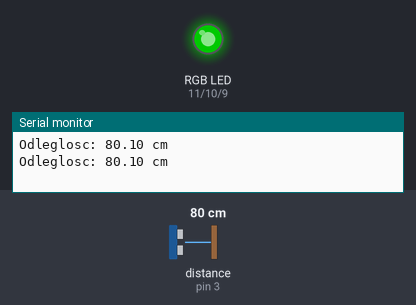
A sketch run on a simulated Arduino Uno, built with avr-gcc and run on an emulated ATmega328P. Shown: an RGB LED mixed from three pins (HIGH = lit), the last lines printed to the serial monitor. Wiring (inferred from the names in the program): ultrasonic range finder: trigger pin 2; echo pin 3. The inputs (shaded band) are chosen by the test bench; at power-on: distance to the obstacle (sensor on pin 3) 80 cm. The echo pulse lasts 58.3 µs per cm; dim RGB values are drawn brighter than linear; pins used as bus, display or sensor lines are not drawn.

Above: at 1.8 s.
1.9 s: distance to the obstacle (sensor on pin 3) set to 2 cm
At 2.7 s:
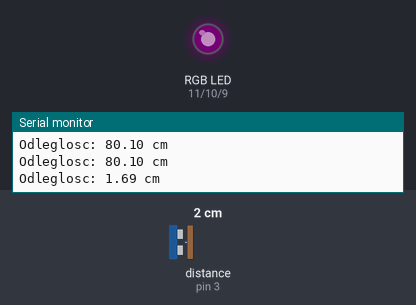
3.5 s: distance to the obstacle (sensor on pin 3) set to 35 cm
At 4.4 s:
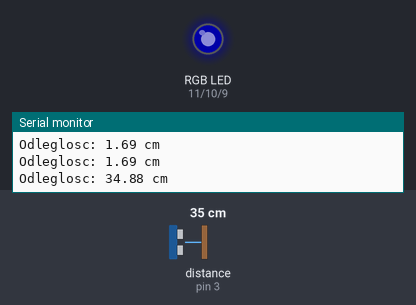
5.5 s: distance to the obstacle (sensor on pin 3) set to 60 cm
At 7.2 s:
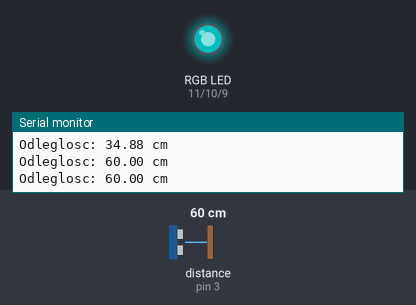
7.5 s: distance to the obstacle (sensor on pin 3) set to 120 cm
At 9.2 s:
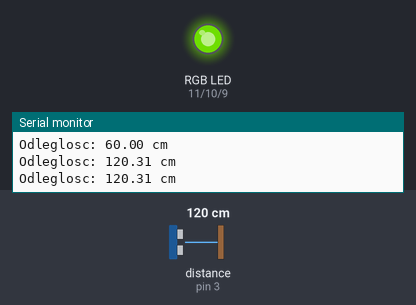
9.5 s: distance to the obstacle (sensor on pin 3) set to 250 cm
At 10.6 s:
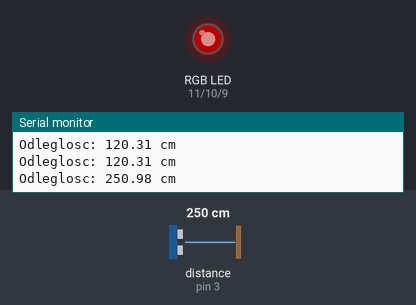
13.5 s: distance to the obstacle (sensor on pin 3) set to 299 cm
At 14.8 s:
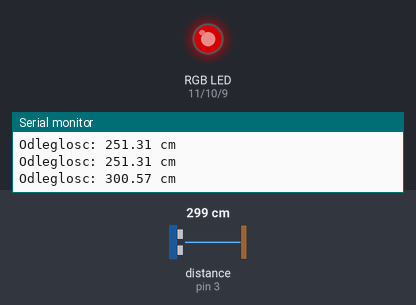
Timing chart, 0 to 16.5 s (numbered marks = the images above; inputs shaded):
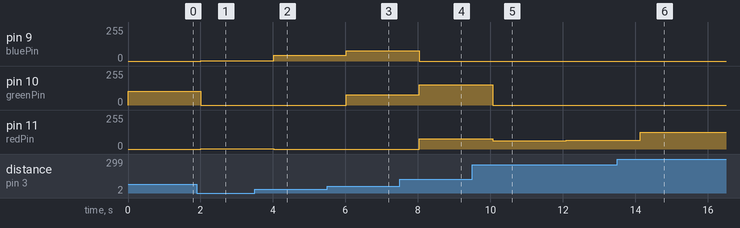

The sketch:

code.ino
```cpp
const int trigPin = 2;
const int echoPin = 3;

const int redPin = 11;
const int greenPin = 10;
const int bluePin = 9;

void setup() {
  pinMode(trigPin, OUTPUT);
  pinMode(echoPin, INPUT);
  pinMode(redPin, OUTPUT);
  pinMode(greenPin, OUTPUT);
  pinMode(bluePin, OUTPUT);
  Serial.begin(9600);
}

void loop() {
  for(int i = 0; i < 10; i++) {
    float distance = measureDistance();
    Serial.print("Odleglosc: ");
    Serial.print(distance);
    Serial.println(" cm");
    displayColor(distance);
    delay(1000);
  }
}

float measureDistance() {
  digitalWrite(trigPin, LOW);
  delayMicroseconds(2);
  digitalWrite(trigPin, HIGH);
  delayMicroseconds(10);
  digitalWrite(trigPin, LOW);

  long duration = pulseIn(echoPin, HIGH);
  float distance = duration / 58.0;

  return distance;
}

void displayColor(float distance) {

  int value = map(distance, 0, 200, 0, 255);

  if (distance < 25) { // Fioletowy
    analogWrite(redPin, value);
    analogWrite(greenPin, 0);
    analogWrite(bluePin, value);
  } else if (distance < 50) { // Niebieski
    analogWrite(redPin, 0);
    analogWrite(greenPin, 0);
    analogWrite(bluePin, value);
  } else if (distance < 75) { // Jasnieniebieski
    analogWrite(redPin, 0);
    analogWrite(greenPin, value);
    analogWrite(bluePin, value);
  } else if (distance < 100) { // Zielony
    analogWrite(redPin, 0);
    analogWrite(greenPin, value);
    analogWrite(bluePin, 0);
  } else if (distance < 125) { // Jasnozielony
    analogWrite(redPin, value/2);
    analogWrite(greenPin, value);
    analogWrite(bluePin, 0);
  } else if (distance < 150) { // Żółty
    analogWrite(redPin, value);
    analogWrite(greenPin, value);
    analogWrite(bluePin, 0);
  } else if (distance < 175) { // Pomarańczowy
    analogWrite(redPin, value);
    analogWrite(greenPin, value/2);
    analogWrite(bluePin, 0);
  } else { // Czerwony
    analogWrite(redPin, value);
    analogWrite(greenPin, 0);
    analogWrite(bluePin, 0);
  }
}
```

Measured:
- after the input at 1.9 s, pin 9 (bluePin), pin 11 (redPin): 0/255 → 1/255 after 0.11 s; pin 10 (greenPin): 102/255 → 0/255 after 0.11 s
- after the input at 3.5 s, pin 9 (bluePin): 1/255 → 43/255 after 0.52 s; pin 11 (redPin): 1/255 → 0/255 after 0.52 s
- after the input at 5.5 s, pin 9 (bluePin): 43/255 → 76/255 after 0.53 s; pin 10 (greenPin): 0/255 → 76/255 after 0.53 s
- after the input at 7.5 s, pin 9 (bluePin): 76/255 → 0/255 after 0.54 s; pin 10 (greenPin): 76/255 → 153/255 after 0.54 s; pin 11 (redPin): 0/255 → 76/255 after 0.54 s
- after the input at 9.5 s, pin 10 (greenPin): 153/255 → 0/255 after 0.56 s; pin 11 (redPin): 76/255 → 62/255 after 0.56 s, → 64/255 2.0 s later
- after the input at 13.5 s, pin 11 (redPin): 64/255 → 126/255 after 0.63 s
